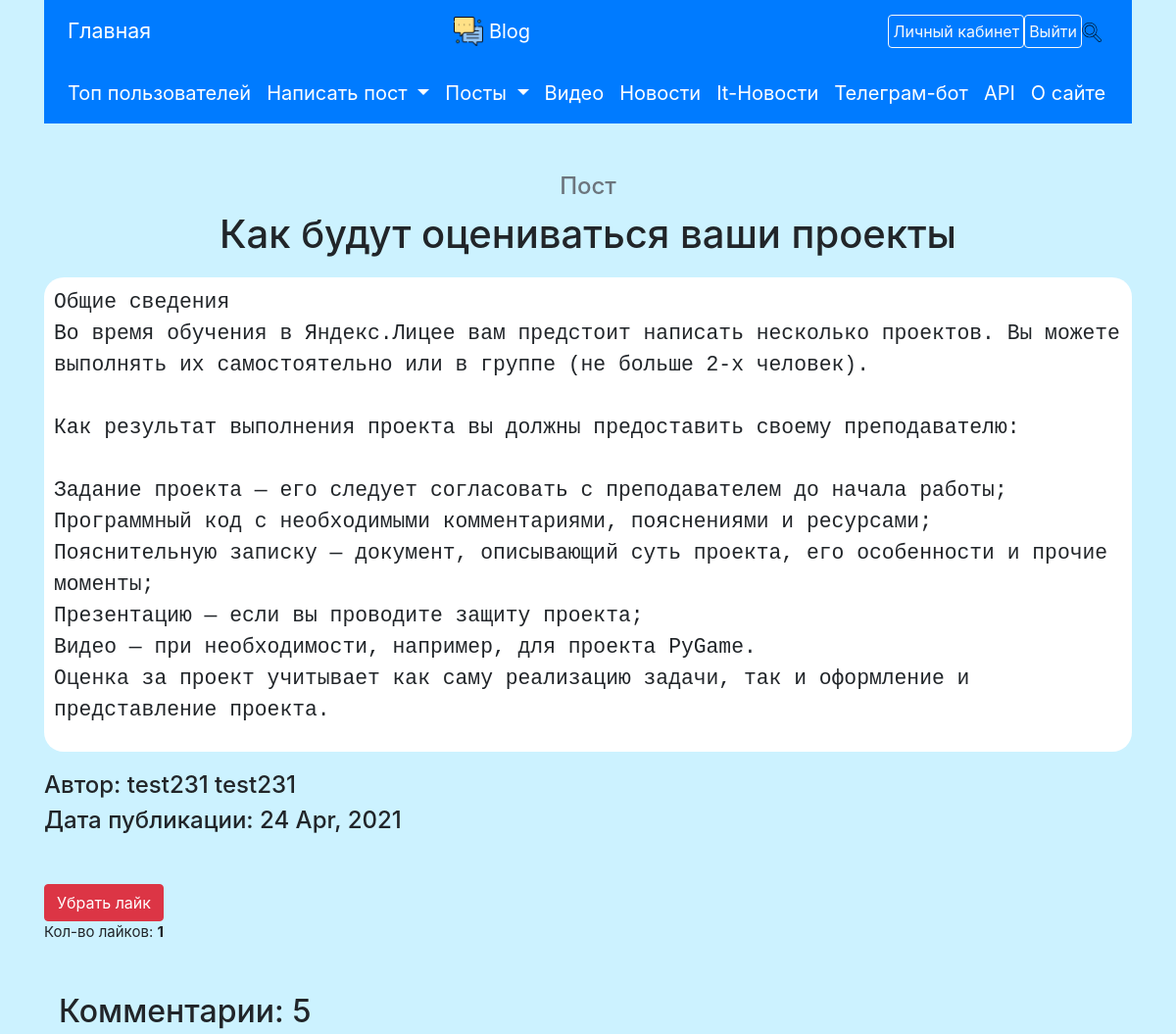
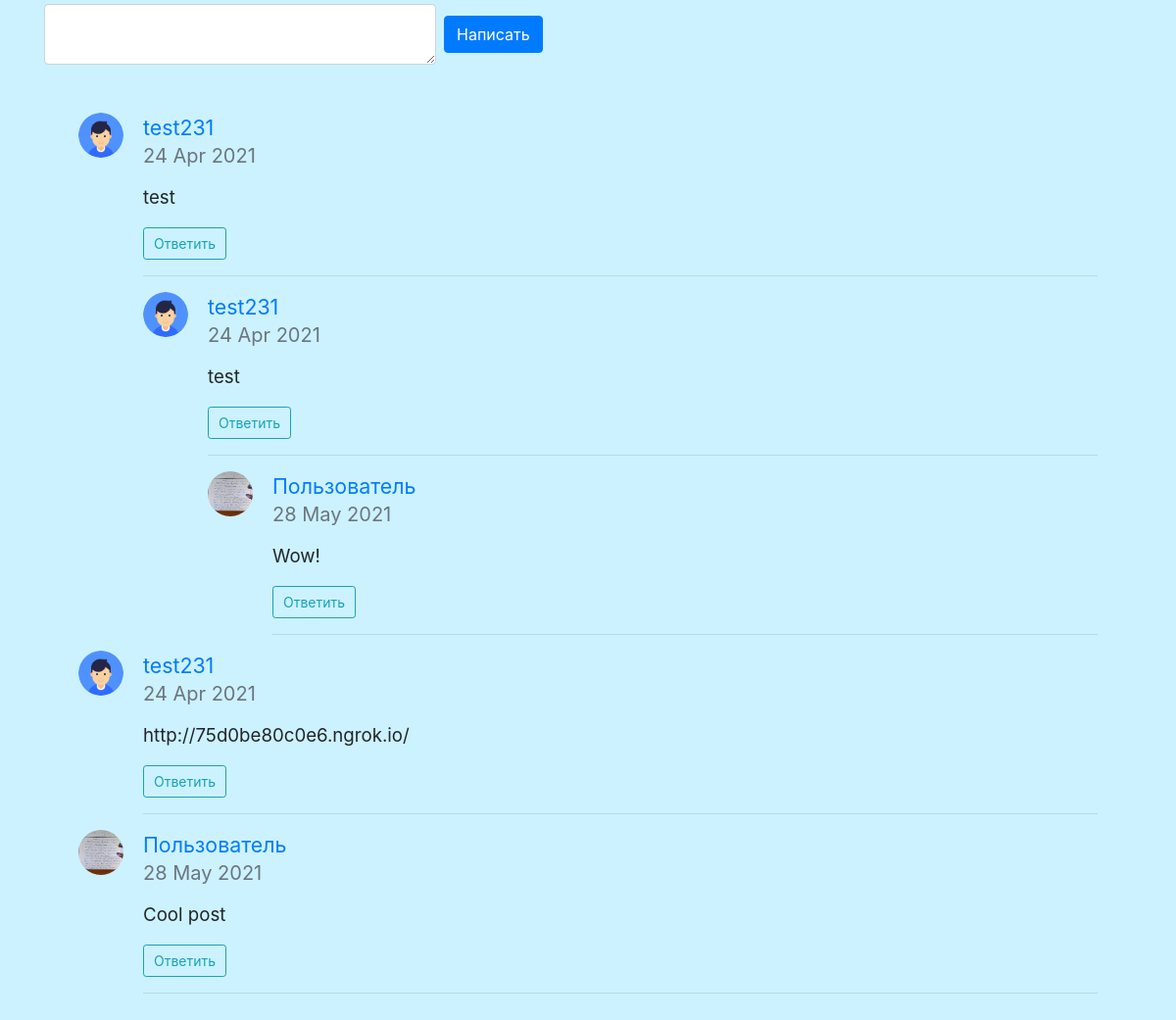
The page /posts/27 (signed in) on the database its author committed (2 pictures, top to bottom).
### data/posts.py (models this page shows, shortened)
class Post(SqlAlchemyBase, SerializerMixin):
    __tablename__ = 'posts'
    id = sqlalchemy.Column(sqlalchemy.Integer,
                           primary_key=True, autoincrement=True)
    author_id = sqlalchemy.Column(sqlalchemy.Integer,
                                  sqlalchemy.ForeignKey('users.id'))
    title = sqlalchemy.Column(sqlalchemy.String)
    content = sqlalchemy.Column(sqlalchemy.String, nullable=True)
    created_date = sqlalchemy.Column(sqlalchemy.DateTime,
                                     default=datetime.datetime.now)
    icon = sqlalchemy.Column(sqlalchemy.String, default='default.jpg')
    author = orm.relation('User')
    categories = orm.relation("Category",
                              secondary="association",
                              backref="posts")
    likes_ = orm.relation('User', secondary='likes')
    def is_like(self, user):
        return user in self.likes_

### data/users.py (models this page shows, shortened)
class User(SqlAlchemyBase, UserMixin, SerializerMixin):
    __tablename__ = 'users'
    id = sqlalchemy.Column(sqlalchemy.Integer,
                           primary_key=True, autoincrement=True)
    surname = sqlalchemy.Column(sqlalchemy.String, nullable=True)
    name = sqlalchemy.Column(sqlalchemy.String, nullable=True)
    about = sqlalchemy.Column(sqlalchemy.String, nullable=True)
    email = sqlalchemy.Column(sqlalchemy.String,
                              index=True, unique=True, nullable=True)
    hashed_password = sqlalchemy.Column(sqlalchemy.String, nullable=True)
    icon = sqlalchemy.Column(sqlalchemy.String, default='default_user.png')
    posts = orm.relation("Post", back_populates='author')
    followed = orm.relationship('User',
                                secondary=followers,
                                primaryjoin=(followers.c.follower_id == id),
                                secondaryjoin=(followers.c.followed_id == id),
                                backref=orm.backref('followers',
                                                    lazy='dynamic'),
                                lazy='dynamic')
    subscribed = orm.relationship('User',
                                  secondary=subscribers,
                                  primaryjoin=(
                                          subscribers.c.subscriber_id == id),
                                  secondaryjoin=(
                                          subscribers.c.subscribed_id == id),
                                  backref=orm.backref('subscribers',
                                                      lazy='dynamic'),
                                  lazy='dynamic')
    liked_posts = orm.relation('Post', secondary='liked')
    kol_likes = None  # суммарное кол-во лайков за все его посты

### data/comments.py (models this page shows)
class Comment(SqlAlchemyBase, SerializerMixin):
    __tablename__ = 'comments'
    id = sqlalchemy.Column(sqlalchemy.Integer,
                           primary_key=True, autoincrement=True)
    post_id = sqlalchemy.Column(sqlalchemy.Integer,
                                sqlalchemy.ForeignKey('posts.id'))
    user_id = sqlalchemy.Column(sqlalchemy.Integer, sqlalchemy.ForeignKey('users.id'))
    to_id = sqlalchemy.Column(sqlalchemy.Integer, nullable=True)
    text = sqlalchemy.Column(sqlalchemy.String)
    created_date = sqlalchemy.Column(sqlalchemy.DateTime,
                                     default=datetime.now)
    user = orm.relation('User')
    post = orm.relation('Post', backref='comments')

### main.py (the view, shortened to what this page needs)
@app.route('/posts/<int:post_id>', methods=['GET', 'POST'])
@login_required
def show_post(post_id):
    form = CommentMainForm()
    second_form = CommentSecondForm()
    db_sess = db_session.create_session()
    post = db_sess.query(Post).get(post_id)
    if not post:
        abort(404)
    if form.submit_main.data and form.validate():
        new_comment = Comment()
        new_comment.text = form.content.data
        new_comment.user_id = current_user.id
        new_comment.to_id = None
        post.comments.append(new_comment)
        db_sess.commit()
        return redirect(f'/posts/{post_id}')
    elif request.method == 'GET':
        comments = post.comments
        reply_id = request.args.get('reply_to')
        html_code = functions.reformat_comments(comments, reply_id=reply_id)
        rendered_html_code = render_template_string(html_code,
                                                    form=second_form)
        return render_template('post.html', title=post.title,
                               post=post, like=post.is_like(current_user),
                               form=form, html_code=rendered_html_code)

### forms/comment.py
class CommentMainForm(FlaskForm):
    content = TextAreaField('Текст комментария', validators=[DataRequired()])
    submit_main = SubmitField('Написать')

class CommentSecondForm(FlaskForm):
    content = TextAreaField('Текст комментария', validators=[DataRequired()])
    submit_second = SubmitField('Написать')

### data/db_session.py (called while the page is built)
def create_session() -> Session:
    global __factory
    return __factory()

### main.py (called while the page is built)
@login_manager.user_loader
def load_user(user_id):
    db_sess = db_session.create_session()
    return db_sess.query(User).get(user_id)

### templates/post.html (shortened to what this page needs)
{% extends "base.html" %}
{% block content %}
<h4 style="text-align: center; margin-bottom: 10px;" class="text-muted">
    Пост</h4>
<h1 style="text-align: center; margin-bottom: 20px">{{ post.title }}</h1>
<div style="background-color: white; border-radius: 20px; padding: 10px 10px;">
    <pre style="font-size: 16pt;">{{ post.content }}</pre>
</div>
<div style="margin: 20px 0px;">
    <h4>Автор: {{ post.author.name }} {{ post.author.surname }}</h4>
    <h4>Дата публикации: {{ post.created_date.strftime('%e %b, %Y') }}</h4>
</div>
<div style="margin: 50px 0px;">
    {% if not like %}
    <a class="btn btn-primary" href="/posts/{{ post.id }}/like">
        Поставить лайк</a>
    {% elif not is_cur_user %}
    <a class="btn btn-danger" href="/posts/{{ post.id }}/dislike">
        Убрать лайк</a>
    {% endif %}
    <p>Кол-во лайков: <b>{{ post.likes_ | length }}</b></p>
</div>
<h2>Комментарии: {{post.comments | length}}</h2>
<form action="" method="post" class="form-inline pb-2">
    <p>
        {{ form.content(class="form-control", style="width: 400px;") }}
    </p>
    <p>{{ form.submit_main(type="submit", class="btn btn-primary m-2") }}</p>
</form>
<section class="container">
    <div class="row">
        <div class="col-md-12">
            <div class="panel">
                <div class="panel-body">
                    {{ html_code | safe}}
                </div>
            </div>
        </div>
    </div>
</section>
{% endblock %}

### static/css/style.css (style rules this page uses)
body { background-color: #ccf2ff; }
h2 { text-indent: 15px; }
pre, p { font-size: 15px; }
pre { white-space: pre-wrap; }
.img-sm { width: 46px; height: 46px; }
.panel { box-shadow: 0 2px 0 rgba(0,0,0,0.075); border-radius: 0; border: 0; margin-bottom: 15px; }
.panel .panel-footer, .panel>:last-child { border-bottom-left-radius: 0; border-bottom-right-radius: 0; }
.panel .panel-heading, .panel>:first-child { border-top-left-radius: 0; border-top-right-radius: 0; }
.panel-body { padding: 25px 20px; }
.media-block .media-left { display: block; float: left; }
.media-block .media-body { display: block; overflow: hidden; width: auto }
.text-muted, a.text-muted:hover, a.text-muted:focus { color: #acacac; }
.text-sm { font-size: 15pt; }
.text-5x, .text-4x, .text-5x, .text-2x, .text-lg, .text-sm, .text-xs { line-height: 1.25; }
.btn-sm, .btn-group-sm>.btn, .btn-icon.btn-sm { padding: 5px 10px !important; }

### rows shown on the page
Post: title "Как будут оцениваться ваши проекты", content "Общие сведения Во время обучения в Яндекс.Лицее вам предстоит написать несколько проектов. Вы можете выполнять их самостоятельно или в группе (не больше 2-х человек). Как результат выполнения проекта вы должны предоставить своему преподавателю: Задание проекта — его следует согласовать с преподавателем до начала работы; Программный код с необходимыми комментариями, пояснениями и ресурсами; Пояснительную записку — документ, описывающий суть проекта, его особенности и прочие моменты; Презентацию — если вы проводите защиту проекта; Видео — при необходимости, например, для проекта PyGame. Оценка за проект учитывает как саму реализацию задачи, так и оформление и представление проекта.…", created_date "24 Apr, 2021"
User: author.name "test231", author.surname "test231"
Comment: text (placeholder picture), text "test231 24 Apr 2021 test Ответить test231 24 Apr 2021 test Ответить Пользователь 28 May 2021 Wow! Ответить test231 24 Apr 2021 http://75d0be80c0e6.ngrok.io/ Ответить Пользователь 28 May 2021 Cool post Ответить"

### other values the page prints
{{ post.likes_ | length }} "1"
{{ post.comments | length }} "5"
